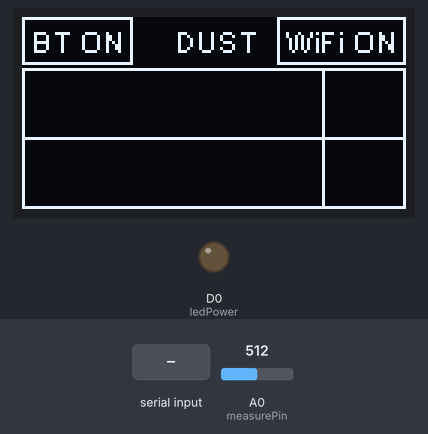
This sketch was run on a simulated ESP8266 (NodeMCU). On the bench: 128×64 one-colour display, output pins drawn as LEDs (lit = HIGH). The test bench sets the inputs (shaded band); at power-on: A0 (measurePin) = 512. WiFi joins after 1.5 s; servers stay silent unless stated; storage starts empty; what the sketch prints to the serial monitor is not drawn.

Above: at 3.7 s.
3.8 s: "=\n" received over the second serial link
At 4.2 s:
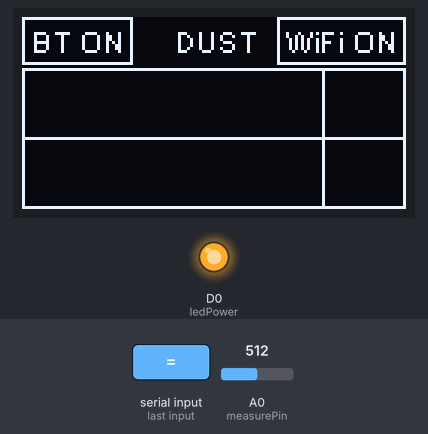
6.8 s: "90,45\n" received over the second serial link
At 9.7 s:
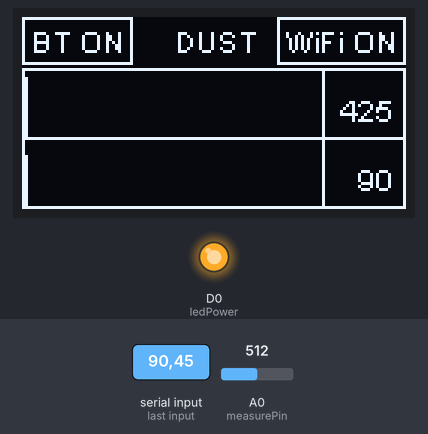
9.8 s: "111\n" received over the second serial link
At 12.7 s:
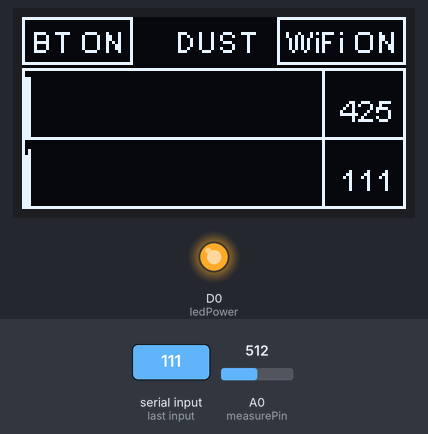
12.8 s: "Y90\n" received over the second serial link
At 15.7 s:
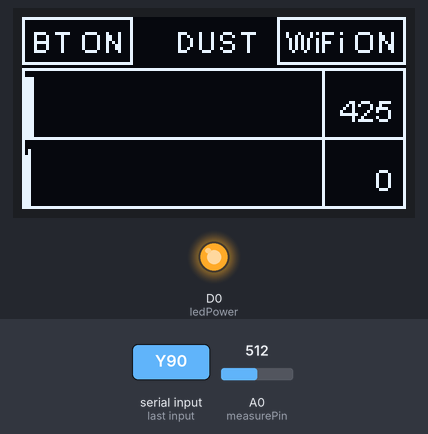
15.8 s: "Y,45\n" received over the second serial link
At 18.7 s:
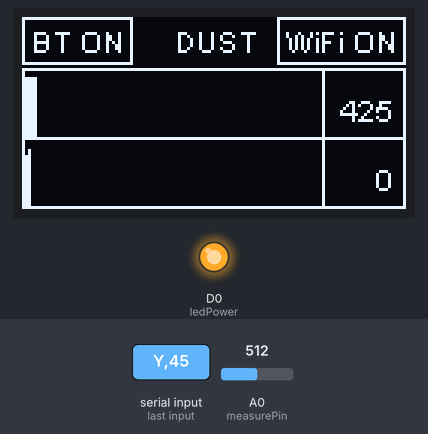
18.8 s: "T90\n" received over the second serial link
At 22.5 s:
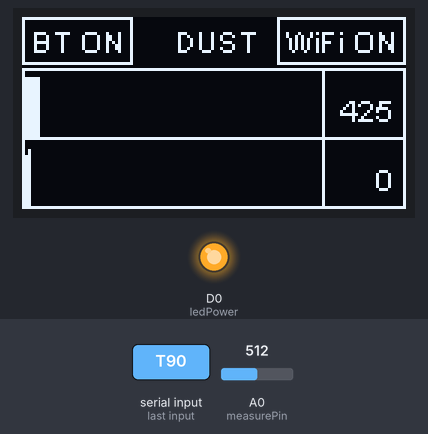
Timing chart, 0 to 22.8 s (numbered marks = the images above; inputs shaded):
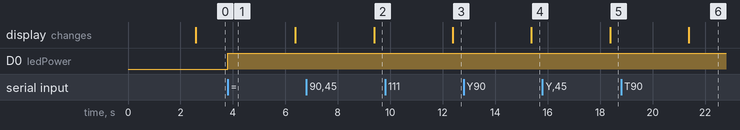

The sketch:

Inner_All.ino
```cpp
//
//  FILE : Inner All
//  AUTHOR : nobug (nobug007@gmail.com)
//  CREATED : 2.1.2020
//  HW : NodeMCU & SSD1306
//
#include <string.h>
#include <ctype.h>
#include <ESP8266WiFi.h>
#include <Wire.h>  // Only needed for Arduino 1.6.5 and earlier
#include <SoftwareSerial.h>
#include "SSD1306Wire.h" // legacy include: `#include "SSD1306.h"`
#include <WiFiClientSecure.h>

#include <SPI.h>
#include <SD.h>
//  SD Card   Pin
//
//   VCC  -> UV  ( 5V )
//   CS   -> D8 ( Changable )
//   SCK  -> D5
//   MOSI -> D7
//   MISO -> D6


////  WiFI connection
String readString;
char ssid[20] = "Usability_5";
char password[20] = "usability2019%";
char DevName[20]= "Nobug_Home";
const char* host = "script.google.com";
const int httpsPort = 443;

WiFiClientSecure client;

String GAS_ID = "AKfycbyK-BAXk4EkgDBnqDUV6EcT4W72FzqcL-ez90RXHjn3wS-71Dvp";  // Replace by your GAS service id


// BT Port Set up


SoftwareSerial bluetooth(D1, D2);


// Initialize the OLED display using Wire library
SSD1306Wire  display(0x3c, D3, D4);  //D3=SDA  D4=SCL  As per labeling on NodeMCU


// gp2y10 dust sensor parameter

int measurePin = A0;      // Connect dust sensor to arduino A0 pin
int ledPower = D0;         // Connect 3 led driver pins of dust sensor to Arduino D5

int samplingTime = 280;
int deltaTime = 40;
int sleepTime = 9680;

float voMeasured = 0.0;
float calcVoltage = 0.0;
float dustDensity = 0.0;
float out_cal, in_cal;
float dust;

//=======================================================================
//                    Power on setup
//=======================================================================

int i=0,j;
int iDust[128],iTemp;
int oDust[128],oTemp;
int graphMax = 100;
char cTemp[5];
char Flag = 'N';

void setup() {
  delay(1000);
  Serial.begin(9600);
  // SD Card init_SD
  init_SD();

  // BT setup
  bluetooth.begin(9600);

 // WiFi Setup
  WiFi.mode(WIFI_STA);
  WiFi.begin(ssid, password);

  while (WiFi.status() != WL_CONNECTED) {
        delay(500);
        Serial.print(".");
   }

  // Dust Sensor Setup
  pinMode(ledPower,OUTPUT);  // dust LED pin

  Serial.println("BT ON");
  Serial.println("Initializing OLED Display");
  display.init();

  display.flipScreenVertically();
  display.setFont(ArialMT_Plain_10);
  drawStatus();  //  BT check & WiFi Check
}

//=======================================================================
//                    Main Program Loop
//=======================================================================
void loop() {
  char out_data[10];
  int out_i=0;

  while (bluetooth.available()) {
    // 수신 받은 데이터 저장
    out_data[out_i] = (char)bluetooth.read();
    out_data[++out_i] = NULL;
    // 수신된 데이터 시리얼 모니터로 출력
    Flag = 'Y';
  }
  if ( Flag == 'Y' ) {
        Serial.print("BT Read Out Data :  ");
        Serial.println(out_data);
        oTemp = atof(out_data);
        get_inner_dust();
        drawStatus();
        drawGraph();
        Flag = 'N';
  }
}
//=========================================================================


void drawStatus() {
  // clear the display
   display.clear();
   // Title Display

  display.setTextAlignment(TEXT_ALIGN_CENTER);
  display.drawString(64,2, "DUST");

//  if BT ON
  display.setTextAlignment(TEXT_ALIGN_LEFT);
  display.drawRect(0, 0, display.getStringWidth("BT ON")+6, 16);
  display.drawString(3, 2, "BT ON");

//  if WiFi ON
  display.setTextAlignment(TEXT_ALIGN_RIGHT);
  display.drawRect(122-display.getStringWidth("WiFi ON"),0,display.getStringWidth("WiFi ON")+6, 16);
  display.drawString(125,2, "WiFi ON");

// Graph rectangle
   display.drawRect(0, 17, 128, 47);
   display.drawLine(0, 40, 128, 40);     //  47/2 = 23
   display.drawLine(100, 18, 100, 63);     //  47/2 = 23

  display.display();
}

void drawGraph() {

   display.setTextAlignment(TEXT_ALIGN_RIGHT);

   sprintf(cTemp,"%d",(int)dust);
   display.drawString(124,25, cTemp);
   sprintf(cTemp,"%d",(int)oTemp);
   display.drawString(124,48, cTemp);

   if ( dust > 100 ) dust = 100 ;
   else if ( dust < 0 ) dust = 0;
   if ( oTemp > 100 ) oTemp = 100 ;
   else if ( oTemp < 0 ) oTemp = 0;
   iTemp = map(dust,0,100,0,20);  // dust => graph high
   oTemp = map(oTemp,0,100,0,20);  // dust => graph high


   if ( i == graphMax) {
     for(j=0;j<graphMax;j++) {
       iDust[j] = iDust[j+1];
       oDust[j] = oDust[j+1];
     }
   }

   iDust[i] = iTemp;
   oDust[i] = oTemp;

   for(j=1;j<=i;j++) {
      display.drawLine(j,40,j,40-iDust[j] );
      display.drawLine(j,64,j,64-oDust[j] );
   }
  display.display();
  if (i < graphMax ) i++;
  delay(100);
}

void get_inner_dust() {
  dust = 0;
  for (int i=0;i<5;i++) {
    dust += dust_check();
  }
  dust = dust / 5.0;
  Serial.print("   -  5 times inner Dust density :  ");
  Serial.println(dust);
}


float dust_check() {
  digitalWrite(ledPower,LOW );
  delayMicroseconds(samplingTime);

  voMeasured = analogRead( measurePin );

  delayMicroseconds( deltaTime );
  digitalWrite( ledPower , HIGH );
  delayMicroseconds(sleepTime );

  calcVoltage = voMeasured * ( 5.0 / 1024.0 );

  dustDensity = (0.17 * calcVoltage + 0.0005 )* 1000 ; // Cal 0.1
  delay(500);

  return dustDensity;
}


void sendData2Server(int x, int y)
{
    Serial.print("connecting to ");
  Serial.println(host);
  client.setInsecure();
  if (!client.connect(host, httpsPort)) {

    Serial.println("connection failed");
    return;
  }
/*
  if (client.verify(fingerprint, host)) {
  Serial.println("certificate matches");
  } else {
  Serial.println("certificate doesn't match");
  }
  */
  String string_x     =  String(x, DEC);
  String string_y     =  String(y, DEC);
//  String url = "/macros/s/" + GAS_ID + "/exec?temperature=" + string_x + "&humidity=" + string_y;
  String url = "/macros/s/AKfycbyK-BAXk4EkgDBnqDUV6EcT4W72FzqcL-ez90RXHjn3wS-71Dvp/exec?A=1";
  Serial.print("requesting URL: ");
  Serial.println(url);

  client.print(String("GET ") + url + " HTTP/1.1\r\n" +
         "Host: " + host + "\r\n" +
         "User-Agent: BuildFailureDetectorESP8266\r\n" +
         "Connection: close\r\n\r\n");

  Serial.println("request sent");
  while (client.connected()) {
  String line = client.readStringUntil('\n');
  if (line == "\r") {
     Serial.println("=====111=====");
     Serial.println(line);
    Serial.println("====111======");
    Serial.println("headers received");
    break;
  }
  }
  String line = client.readStringUntil('\n');
  if (line.startsWith("{\"state\":\"success\"")) {
  Serial.println("esp8266/Arduino CI successfull!");
  } else {
  Serial.println("esp8266/Arduino CI has failed");
  }
  Serial.println("reply was:");
  Serial.println("==========");
  Serial.println(line);
  Serial.println("==========");
  Serial.println("closing connection");
}

void init_SD() {
  char c;
  char s[100];
  int i;

  File myFile;

  Serial.print("Initializing SD card...");

  if (!SD.begin(D8)) {    // D8은 SD CS 핀입니다.
    Serial.println("initialization failed!");
    return;
  }
  Serial.println("initialization done.");

  if (SD.exists("Test.txt")) {
    Serial.println("config.txt exists.");
  } else {
    Serial.println("config.txt doesn't exist.");
  }

  Serial.println("writing config.txt...");
  myFile = SD.open("Test.txt", FILE_READ);
  if (myFile) {
        Serial.println("test.txt:");
          // read from the file until there's nothing else in it:
          i = 0;
          while (myFile.available()) {
              c = myFile.read();
              if ( c == '\n' ) {
                Config_data(s);
                i= 0;
              } else {
                s[i++] = c;
                s[i] = NULL;
              }
          }
  // close the file:
           myFile.close();
      } else {
    // if the file didn't open, print an error:
      Serial.println("error opening test.txt");
      }
}

void Config_data(char s[100]){
  int j=0,k=0;
  char title[50];
  char s_value[50];
  char flag = 'T';
  while(s[j] != NULL ) {
     if ( s[j] == '=' ) {
        flag = 'F';
        k=0;
        j++;
     }
     if ( flag == 'T' ){
       title[k] = s[j];
       title[k+1] = NULL;
     } else {
       s_value[k] = s[j];
       s_value[k+1] = NULL;
     }
     k++;
     j++;
  }
  Serial.print("Title = ");
  Serial.print(title);
  Serial.print("       Value = ");
  Serial.println(s_value);
}
```

Measured:
- after the input at 3.8 s, D0 (ledPower): LOW → HIGH at once
- after the input at 6.8 s, the display: changes after 2.6 s (image 2)
- after the input at 9.8 s, the display: changes after 2.6 s (image 3)
- after the input at 12.8 s, the display: changes after 2.6 s (image 4)
- after the input at 15.8 s, the display: changes after 2.6 s (image 5)
- after the input at 18.8 s, the display: changes after 2.6 s (image 6)
